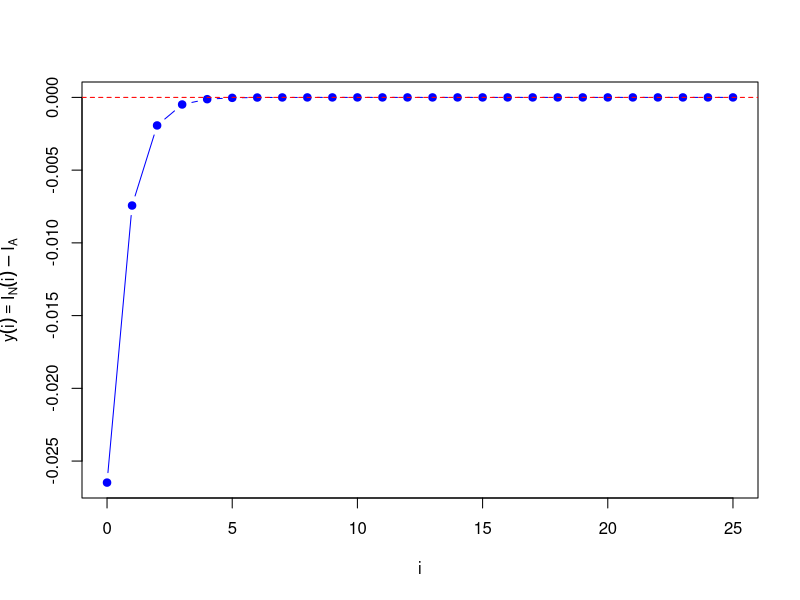
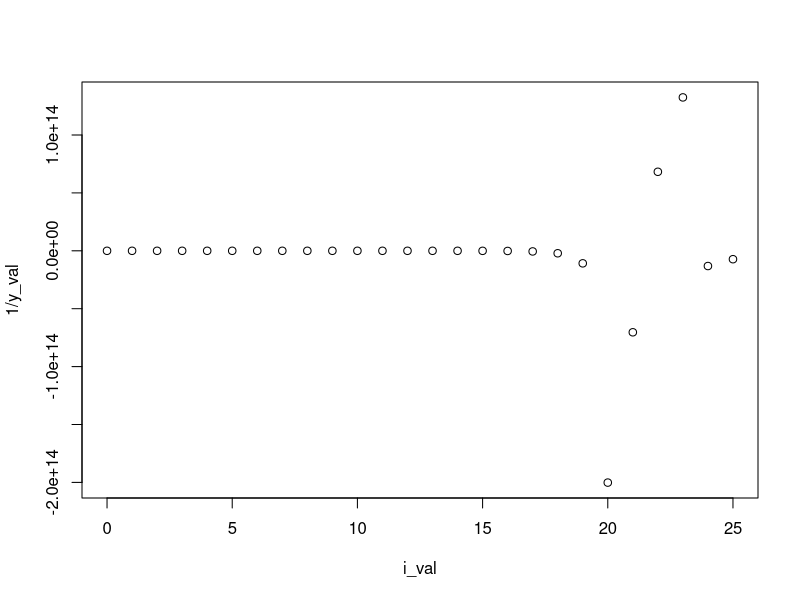
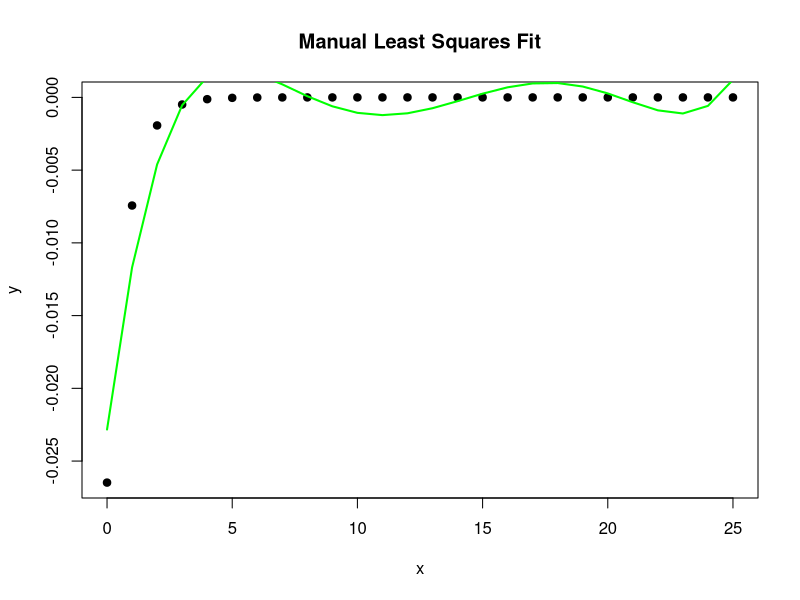

Reproduce these figures in R, in order.
I_analyticke <- log(2)

f <- function(x) {
  1 / x
}

midpoint_integral <- function(f, a, b, n) {
  h <- (b - a) / n
  I <- 0
  
  for (i in 0:(n - 1)) {
    xi <- a + i * h + h / 2  # середина підінтервалу
    Si <- h * f(xi)
    I <- I + Si
  }
  
  return(I)
}


i_val <- 0:25
y_val <- numeric(length(i_val))

for (j in seq_along(i_val)) {
  i <- i_val[j]
  n <- 2^i
  I_numericke <- midpoint_integral(f, 1, 2, n)
  y_val[j] <- I_numericke - I_analyticke
  if (j>1){
    if (abs(y_val[j])> abs(y_val[j-1])){
      print(j)
    }
  }

}


plot(i_val, y_val, type = "b", pch = 19, col = "blue",
     xlab = "i", ylab = expression(y(i) == I[N](i) - I[A]))
abline(h = 0, col = "red", lty = 2)

print(y_val)



plot(i_val, 1/y_val)

LSA <- function(x, y, n=6) {
  X <- outer(x, 0:(n-1), "^")
  a <- solve(t(X) %*% X, t(X) %*% y)
  plot(x, y, main = "Manual Least Squares Fit", xlab = "x", ylab = "y", pch = 19)
  y_fit <- a[1] + a[2] * x + a[3] * x**2 + a[4] * x**3  + a[5] * x**4 + a[6]* x**5
  lines(x, y_fit, col = "green", lwd = 2)
  return(a)
}

LSA(i_val, y_val)

